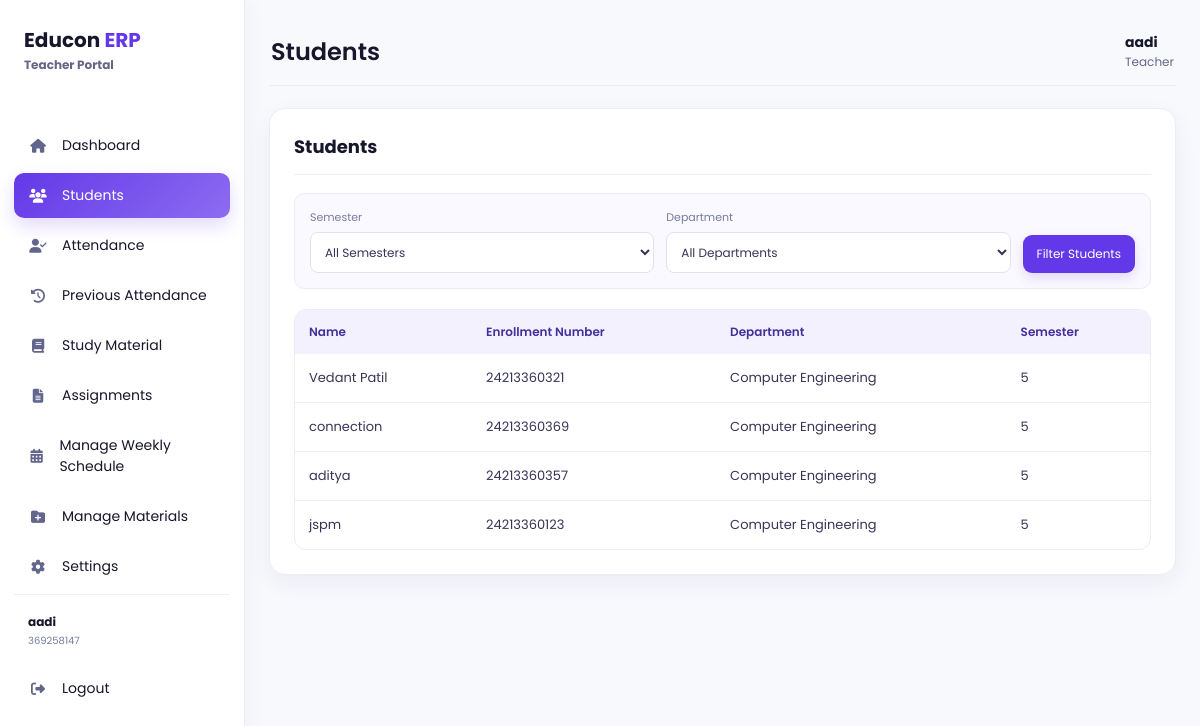
Screenshot of /teacher/students (signed in) with the database file from the repository.
### models/user.py (models this page shows, shortened)
class User(UserMixin, db.Model):
    __tablename__ = "users"
    id = db.Column(
        db.Integer,
        primary_key=True
    )
    full_name = db.Column(
        db.String(100),
        nullable=False
    )
    enrollment_no = db.Column(
        db.String(50),
        unique=True,
        nullable=True
    )
    employee_id = db.Column(
        db.String(50),
        unique=True,
        nullable=True
    )
    parent_id = db.Column(
        db.String(50),
        unique=True,
        nullable=True
    )
    admin_id = db.Column(
        db.String(50),
        unique=True,
        nullable=True
    )
    email = db.Column(
        db.String(120),
        unique=True,
        nullable=True
    )
    phone = db.Column(
        db.String(20),
        nullable=True
    )
    password = db.Column(
        db.String(200),
        nullable=False
    )
    role = db.Column(
        db.String(20),
        nullable=False
    )
    theme = db.Column(db.String(20), nullable=False, default="light", server_default="light")
    notifications_enabled = db.Column(db.Boolean, nullable=False, default=True, server_default="1")
    accent_color = db.Column(db.String(20), nullable=False, default="purple", server_default="purple")

### models/student.py (models this page shows)
class Student(db.Model):
    __tablename__ = "students"
    id = db.Column(
        db.Integer,
        primary_key=True
    )
    user_id = db.Column(
        db.Integer,
        db.ForeignKey("users.id"),
        nullable=False
    )
    roll_no = db.Column(
        db.String(20),
        unique=True,
        nullable=True
    )
    department = db.Column(
        db.String(50),
        nullable=True
    )
    semester = db.Column(
        db.Integer,
        nullable=True
    )
    division = db.Column(
        db.String(10),
        nullable=True
    )
    parent_email = db.Column(
        db.String(120),
        nullable=True
    )
    phone = db.Column(
        db.String(20),
        nullable=True
    )

### app.py (the view)
@app.route("/teacher/students")
def teacher_students():
    user = get_current_user_for_role("Teacher")
    if not user:
        flash("Access denied!")
        return redirect(url_for("login"))
    teacher_profile = Teacher.query.filter_by(user_id=user.id).first()
    base_query = Student.query.filter_by(department=teacher_profile.department) if teacher_profile and teacher_profile.department else Student.query.filter(Student.id == -1)
    semester_values = list(range(1, 9))
    department_values = [department.name for department in Department.query.order_by(Department.name).all()]
    selected_semester = request.args.get("semester", "").strip()
    selected_department = request.args.get("department", "").strip()
    if selected_semester and selected_semester.isdigit():
        base_query = base_query.filter(Student.semester == int(selected_semester))
    else:
        selected_semester = ""
    if selected_department in department_values:
        base_query = Student.query.filter(Student.department == selected_department)
        if selected_semester:
            base_query = base_query.filter(Student.semester == int(selected_semester))
    else:
        selected_department = ""
    profiles = base_query.all()
    rows = []
    for profile in profiles:
        student_user = db.session.get(User, profile.user_id)
        if student_user and student_user.role == "Student":
            rows.append([
                student_user.full_name,
                student_user.enrollment_no or "Not available",
                profile.department or "Not available",
                profile.semester or "Not available",
            ])
    return render_template("dashboard_section.html", current_user=user, role="Teacher", css_file="css/teacher.css", nav_items=ROLE_NAV_ITEMS["Teacher"], active_endpoint=request.endpoint, section_title="Students", section_name="students", section_icon="fa-users", table_headers=ROLE_SECTION_CONFIG["Teacher"]["students"][2], table_rows=rows, empty_message=ROLE_SECTION_CONFIG["Teacher"]["students"][3], student_semesters=semester_values, student_departments=department_values, selected_semester=selected_semester, selected_department=selected_department)

### app.py (called while the page is built)
@login_manager.user_loader
def load_user(user_id):
    try:
        return db.session.get(User, int(user_id))
    except (TypeError, ValueError):
        return None

@app.before_request
def restore_application_session():
    if current_user.is_authenticated:
        session["user_id"] = current_user.id
        session["role"] = current_user.role

def get_current_user_for_role(role):
    if session.get("role") != role or "user_id" not in session:
        return None
    user = db.session.get(User, session["user_id"])
    if not user or user.role != role:
        session.clear()
        return None
    return user

### templates/dashboard_section.html (shortened to what this page needs)
<!DOCTYPE html>
<html lang="en"><head><link rel="stylesheet" href="{{ url_for('static', filename=css_file) }}"><link rel="stylesheet" href="{{ url_for('static', filename='css/palette.css') }}"><link rel="stylesheet" href="https://cdnjs.cloudflare.com/ajax/libs/font-awesome/6.6.0/css/all.min.css"></head>
<body class="{% if role == 'Teacher' %}teacher-dashboard-page teacher-section-{{ section_name }}{% elif role == 'Parent' %}parent-dashboard-page parent-section-{{ section_name }}{% elif role == 'Admin' %}admin-dashboard-page admin-section-{{ section_name }}{% endif %} theme-{{ current_user.theme or 'light' }} accent-{{ current_user.accent_color or 'purple' }}">
<div class="sidebar"><div class="logo"><h2>Educon{% if role in ['Teacher', 'Parent'] %} <span>ERP</span>{% endif %}</h2>{% if role == 'Teacher' %}<small>Teacher Portal</small>{% elif role == 'Parent' %}<small>Parent Portal</small>{% endif %}</div><ul>{% for endpoint, label, icon in nav_items if not (role == 'Teacher' and endpoint == 'teacher_profile') %}<li class="{% if endpoint == active_endpoint %}active{% endif %}" onclick="window.location.href='{{ url_for(endpoint) }}'"><i class="fa-solid {{ icon }}"></i><span>{{ label }}</span></li>{% endfor %}{% if role == 'Teacher' %}<li class="sidebar-profile" onclick="window.location.href='{{ url_for('teacher_profile') }}'"><div class="sidebar-profile-details"><strong>{{ current_user.full_name }}</strong><small>{{ current_user.employee_id or 'Employee ID unavailable' }}</small></div></li>{% elif role == 'Parent' %}<li class="sidebar-profile" onclick="window.location.href='{{ url_for('parent') }}'"><i class="fa-solid fa-circle-user"></i><div class="sidebar-profile-details"><strong>{{ current_user.full_name }}</strong><small>{{ current_user.parent_id or 'Parent ID unavailable' }}</small></div></li>{% endif %}<li onclick="window.location.href='{{ url_for('logout') }}'"><i class="fa-solid fa-right-from-bracket"></i><span>Logout</span></li></ul></div>
<main class="main"><div class="topbar"><h2>{{ section_title }}</h2>{% if role != 'Parent' %}<div class="profile"><div><h4>{{ current_user.full_name }}</h4><p>{{ role }}</p></div></div>{% endif %}</div><section class="box full"><h3>{{ section_title }}</h3>
{% if role == 'Teacher' and section_name == 'lectures' %}
<form class="teacher-schedule-form" method="POST"><input type="hidden" name="action" value="add"><label>Day<select name="day_of_week" required>{% for day in ['Monday','Tuesday','Wednesday','Thursday','Friday','Saturday','Sunday'] %}<option value="{{ loop.index0 }}">{{ day }}</option>{% endfor %}</select></label><label>Subject<select name="subject" required><option value="">Select Subject</option>{% for subject in teacher_subjects %}<option value="{{ subject }}">{{ subject }}</option>{% endfor %}</select></label><label>Department<select name="department" required><option value="">Select Department</option>{% for department in schedule_departments %}<option value="{{ department }}">{{ department }}</option>{% endfor %}</select></label><label>Start time<input type="time" name="start_time" required></label><label>End time<input type="time" name="end_time" required></label><label>Room (optional)<input name="room"></label><button type="submit">Add Lecture</button></form>
<div class="teacher-schedule-list">{% for lecture in schedules %}<form class="teacher-schedule-row" method="POST"><input type="hidden" name="lecture_id" value="{{ lecture.id }}"><select name="day_of_week">{% for day in ['Monday','Tuesday','Wednesday','Thursday','Friday','Saturday','Sunday'] %}<option value="{{ loop.index0 }}" {% if lecture.day_of_week == loop.index0 %}selected{% endif %}>{{ day }}</option>{% endfor %}</select><select name="subject" required><option value="">Select Subject</option>{% for subject in teacher_subjects %}<option value="{{ subject }}" {% if lecture.subject == subject %}selected{% endif %}>{{ subject }}</option>{% endfor %}</select><select name="department" required><option value="">Select Department</option>{% for department in schedule_departments %}<option value="{{ department }}" {% if lecture.department == department %}selected{% endif %}>{{ department }}</option>{% endfor %}</select><input type="time" name="start_time" value="{{ lecture.start_time }}" required><input type="time" name="end_time" value="{{ lecture.end_time }}" required><input name="room" value="{{ lecture.room or '' }}" placeholder="Room"><button type="submit" name="action" value="update">Save</button><button id="teacher-schedule-delete-{{ lecture.id }}" type="submit" name="action" value="delete" formnovalidate onclick="return confirm('Delete this lecture from your weekly schedule?');">Delete</button></form>{% else %}<p>{{ empty_message }}</p>{% endfor %}</div>
{% elif role == 'Teacher' and section_name == 'students' %}<form class="teacher-student-filters" method="GET"><label>Semester<select name="semester"><option value="">All Semesters</option></select></label><label>Department<select name="department"><option value="">All Departments</option></select></label><button type="submit">Filter Students</button></form>{% if table_rows %}<table><tr>{% for header in table_headers %}<th>{{ header }}</th>{% endfor %}</tr>{% for row in table_rows %}<tr>{% for value in row %}<td>{{ value }}</td>{% endfor %}</tr>{% endfor %}</table>{% else %}<p>{{ empty_message }}</p>{% endif %}{% else %}<p>{{ empty_message }}</p>{% endif %}</section></main></body></html>

### static/css/palette.css (style rules this page uses)
:root { --primary: #2563eb; --primary-dark: #1e3a8a; --accent: #6338e8; --surface: #ffffff; --page-background: #f4f7fc; --text: #17172b; --muted-text: #666666; }

### rows the page displays
User: full_name "aadi", employee "369258147", role "Teacher"
User: full_name "Vedant Patil", enrollment_no "24213360321"
Student: department "Computer Engineering"
User: full_name "connection", enrollment_no "24213360369"
Student: department "Computer Engineering"
User: full_name "aditya", enrollment_no "24213360357"
Student: department "Computer Engineering"
User: full_name "jspm", enrollment_no "24213360123"
Student: department "Computer Engineering"

### other values shown
{{ label }} "Dashboard" "Students" "Attendance" "Previous Attendance" "Study Material" "Assignments" "Manage Weekly Schedule" "Manage Materials" "Settings"
{{ section_title }} "Students"
{{ header }} "Name" "Enrollment Number" "Department" "Semester"
{{ value }} "5" "5" "5" "5"
